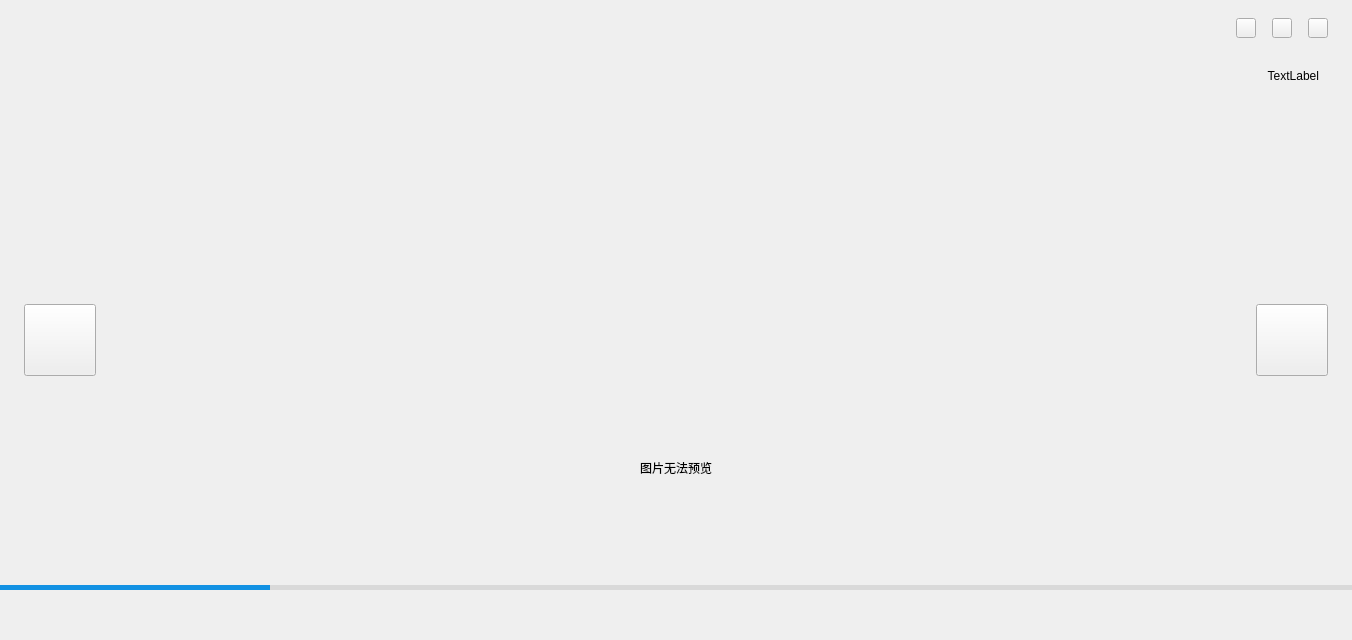
<?xml version="1.0" encoding="UTF-8"?>
<ui version="4.0">
 <class>Preview</class>
 <widget class="QWidget" name="Preview">
  <property name="geometry">
   <rect>
    <x>0</x>
    <y>0</y>
    <width>1352</width>
    <height>640</height>
   </rect>
  </property>
  <property name="windowTitle">
   <string>Form</string>
  </property>
  <property name="styleSheet">
   <string notr="true"/>
  </property>
  <layout class="QGridLayout" name="gridLayout_2">
   <property name="leftMargin">
    <number>0</number>
   </property>
   <property name="topMargin">
    <number>0</number>
   </property>
   <property name="rightMargin">
    <number>0</number>
   </property>
   <property name="bottomMargin">
    <number>0</number>
   </property>
   <property name="spacing">
    <number>0</number>
   </property>
   <item row="0" column="0">
    <widget class="QWidget" name="bgWid" native="true">
     <layout class="QGridLayout" name="gridLayout">
      <property name="leftMargin">
       <number>0</number>
      </property>
      <property name="topMargin">
       <number>0</number>
      </property>
      <property name="rightMargin">
       <number>0</number>
      </property>
      <property name="bottomMargin">
       <number>50</number>
      </property>
      <property name="spacing">
       <number>0</number>
      </property>
      <item row="2" column="0">
       <widget class="QWidget" name="widget" native="true">
        <property name="styleSheet">
         <string notr="true"/>
        </property>
        <layout class="QGridLayout" name="gridLayout_4">
         <property name="leftMargin">
          <number>24</number>
         </property>
         <property name="topMargin">
          <number>0</number>
         </property>
         <property name="rightMargin">
          <number>24</number>
         </property>
         <property name="bottomMargin">
          <number>0</number>
         </property>
         <property name="horizontalSpacing">
          <number>26</number>
         </property>
         <property name="verticalSpacing">
          <number>0</number>
         </property>
         <item row="0" column="0" colspan="3">
          <widget class="QWidget" name="ding" native="true">
           <property name="minimumSize">
            <size>
             <width>0</width>
             <height>40</height>
            </size>
           </property>
           <property name="maximumSize">
            <size>
             <width>16777215</width>
             <height>40</height>
            </size>
           </property>
           <property name="styleSheet">
            <string notr="true"/>
           </property>
           <layout class="QHBoxLayout" name="horizontalLayout_3">
            <item>
             <widget class="QLabel" name="xstate">
              <property name="text">
               <string/>
              </property>
             </widget>
            </item>
            <item>
             <widget class="QPushButton" name="dingBtn">
              <property name="minimumSize">
               <size>
                <width>18</width>
                <height>18</height>
               </size>
              </property>
              <property name="maximumSize">
               <size>
                <width>18</width>
                <height>18</height>
               </size>
              </property>
              <property name="cursor">
               <cursorShape>PointingHandCursor</cursorShape>
              </property>
              <property name="styleSheet">
               <string notr="true">QPushButton{
	border:0px;
	background-repeat:notrepeat;
	background-position:center;
	background-image:url(:/dingNormal.png);
	background-color:transparent;
}</string>
              </property>
              <property name="text">
               <string/>
              </property>
             </widget>
            </item>
            <item>
             <widget class="QLabel" name="xtime">
              <property name="text">
               <string>TextLabel</string>
              </property>
              <property name="alignment">
               <set>Qt::AlignRight|Qt::AlignTrailing|Qt::AlignVCenter</set>
              </property>
             </widget>
            </item>
           </layout>
          </widget>
         </item>
         <item row="1" column="0">
          <widget class="QPushButton" name="left">
           <property name="minimumSize">
            <size>
             <width>72</width>
             <height>72</height>
            </size>
           </property>
           <property name="maximumSize">
            <size>
             <width>72</width>
             <height>72</height>
            </size>
           </property>
           <property name="cursor">
            <cursorShape>PointingHandCursor</cursorShape>
           </property>
           <property name="styleSheet">
            <string notr="true"/>
           </property>
           <property name="text">
            <string/>
           </property>
          </widget>
         </item>
         <item row="1" column="1">
          <widget class="QStackedWidget" name="viewStack">
           <property name="styleSheet">
            <string notr="true"/>
           </property>
           <property name="currentIndex">
            <number>1</number>
           </property>
           <widget class="QWidget" name="page">
            <property name="styleSheet">
             <string notr="true"/>
            </property>
            <layout class="QGridLayout" name="gridLayout_3">
             <property name="leftMargin">
              <number>0</number>
             </property>
             <property name="topMargin">
              <number>0</number>
             </property>
             <property name="rightMargin">
              <number>0</number>
             </property>
             <property name="bottomMargin">
              <number>24</number>
             </property>
             <property name="spacing">
              <number>0</number>
             </property>
             <item row="0" column="0">
              <widget class="QLabel" name="image">
               <property name="styleSheet">
                <string notr="true"/>
               </property>
               <property name="text">
                <string/>
               </property>
               <property name="alignment">
                <set>Qt::AlignCenter</set>
               </property>
              </widget>
             </item>
            </layout>
           </widget>
           <widget class="QWidget" name="page_2">
            <property name="styleSheet">
             <string notr="true"/>
            </property>
            <layout class="QHBoxLayout" name="horizontalLayout_2">
             <item>
              <spacer name="horizontalSpacer_2">
               <property name="orientation">
                <enum>Qt::Horizontal</enum>
               </property>
               <property name="sizeHint" stdset="0">
                <size>
                 <width>162</width>
                 <height>20</height>
                </size>
               </property>
              </spacer>
             </item>
             <item>
              <widget class="QWidget" name="table" native="true">
               <layout class="QVBoxLayout" name="verticalLayout">
                <property name="spacing">
                 <number>40</number>
                </property>
                <property name="leftMargin">
                 <number>0</number>
                </property>
                <property name="topMargin">
                 <number>0</number>
                </property>
                <property name="rightMargin">
                 <number>0</number>
                </property>
                <property name="bottomMargin">
                 <number>0</number>
                </property>
                <item>
                 <spacer name="verticalSpacer">
                  <property name="orientation">
                   <enum>Qt::Vertical</enum>
                  </property>
                  <property name="sizeHint" stdset="0">
                   <size>
                    <width>20</width>
                    <height>40</height>
                   </size>
                  </property>
                 </spacer>
                </item>
                <item alignment="Qt::AlignHCenter">
                 <widget class="QLabel" name="Pic">
                  <property name="minimumSize">
                   <size>
                    <width>200</width>
                    <height>214</height>
                   </size>
                  </property>
                  <property name="maximumSize">
                   <size>
                    <width>200</width>
                    <height>214</height>
                   </size>
                  </property>
                  <property name="text">
                   <string/>
                  </property>
                 </widget>
                </item>
                <item alignment="Qt::AlignHCenter">
                 <widget class="QLabel" name="noView">
                  <property name="text">
                   <string>图片无法预览</string>
                  </property>
                  <property name="alignment">
                   <set>Qt::AlignLeading|Qt::AlignLeft|Qt::AlignVCenter</set>
                  </property>
                  <property name="wordWrap">
                   <bool>false</bool>
                  </property>
                 </widget>
                </item>
                <item>
                 <spacer name="verticalSpacer_2">
                  <property name="orientation">
                   <enum>Qt::Vertical</enum>
                  </property>
                  <property name="sizeHint" stdset="0">
                   <size>
                    <width>20</width>
                    <height>40</height>
                   </size>
                  </property>
                 </spacer>
                </item>
               </layout>
              </widget>
             </item>
             <item>
              <spacer name="horizontalSpacer_3">
               <property name="orientation">
                <enum>Qt::Horizontal</enum>
               </property>
               <property name="sizeHint" stdset="0">
                <size>
                 <width>162</width>
                 <height>20</height>
                </size>
               </property>
              </spacer>
             </item>
            </layout>
           </widget>
          </widget>
         </item>
         <item row="1" column="2">
          <widget class="QPushButton" name="right">
           <property name="minimumSize">
            <size>
             <width>72</width>
             <height>72</height>
            </size>
           </property>
           <property name="maximumSize">
            <size>
             <width>72</width>
             <height>72</height>
            </size>
           </property>
           <property name="cursor">
            <cursorShape>PointingHandCursor</cursorShape>
           </property>
           <property name="styleSheet">
            <string notr="true"/>
           </property>
           <property name="text">
            <string/>
           </property>
          </widget>
         </item>
        </layout>
        <zorder>viewStack</zorder>
        <zorder>ding</zorder>
        <zorder>right</zorder>
        <zorder>left</zorder>
       </widget>
      </item>
      <item row="3" column="0">
       <widget class="QProgressBar" name="loadPro">
        <property name="minimumSize">
         <size>
          <width>0</width>
          <height>5</height>
         </size>
        </property>
        <property name="maximumSize">
         <size>
          <width>16777215</width>
          <height>5</height>
         </size>
        </property>
        <property name="styleSheet">
         <string notr="true">QProgressBar{
	border: none;
	background-color:#d9d9d9;
}
QProgressBar::chunk {
	border: none;
	background-color: #1291e3;
}</string>
        </property>
        <property name="value">
         <number>20</number>
        </property>
        <property name="textVisible">
         <bool>false</bool>
        </property>
       </widget>
      </item>
      <item row="0" column="0">
       <widget class="QWidget" name="headWidget" native="true">
        <property name="minimumSize">
         <size>
          <width>0</width>
          <height>56</height>
         </size>
        </property>
        <property name="maximumSize">
         <size>
          <width>16777215</width>
          <height>56</height>
         </size>
        </property>
        <property name="styleSheet">
         <string notr="true"/>
        </property>
        <layout class="QHBoxLayout" name="horizontalLayout">
         <property name="spacing">
          <number>16</number>
         </property>
         <property name="leftMargin">
          <number>44</number>
         </property>
         <property name="topMargin">
          <number>0</number>
         </property>
         <property name="rightMargin">
          <number>24</number>
         </property>
         <property name="bottomMargin">
          <number>0</number>
         </property>
         <item>
          <spacer name="horizontalSpacer_4">
           <property name="orientation">
            <enum>Qt::Horizontal</enum>
           </property>
           <property name="sizeHint" stdset="0">
            <size>
             <width>40</width>
             <height>20</height>
            </size>
           </property>
          </spacer>
         </item>
         <item>
          <widget class="QLabel" name="title">
           <property name="styleSheet">
            <string notr="true">font:14px;</string>
           </property>
           <property name="text">
            <string/>
           </property>
          </widget>
         </item>
         <item>
          <spacer name="horizontalSpacer">
           <property name="orientation">
            <enum>Qt::Horizontal</enum>
           </property>
           <property name="sizeHint" stdset="0">
            <size>
             <width>353</width>
             <height>20</height>
            </size>
           </property>
          </spacer>
         </item>
         <item>
          <widget class="QPushButton" name="pushButton">
           <property name="minimumSize">
            <size>
             <width>20</width>
             <height>20</height>
            </size>
           </property>
           <property name="maximumSize">
            <size>
             <width>20</width>
             <height>20</height>
            </size>
           </property>
           <property name="text">
            <string/>
           </property>
          </widget>
         </item>
         <item>
          <widget class="QPushButton" name="headMax">
           <property name="minimumSize">
            <size>
             <width>20</width>
             <height>20</height>
            </size>
           </property>
           <property name="maximumSize">
            <size>
             <width>20</width>
             <height>20</height>
            </size>
           </property>
           <property name="text">
            <string/>
           </property>
          </widget>
         </item>
         <item>
          <widget class="QPushButton" name="headClose">
           <property name="minimumSize">
            <size>
             <width>20</width>
             <height>20</height>
            </size>
           </property>
           <property name="maximumSize">
            <size>
             <width>20</width>
             <height>20</height>
            </size>
           </property>
           <property name="styleSheet">
            <string notr="true"/>
           </property>
           <property name="text">
            <string/>
           </property>
          </widget>
         </item>
        </layout>
       </widget>
      </item>
     </layout>
    </widget>
   </item>
  </layout>
 </widget>
 <resources/>
 <connections>
  <connection>
   <sender>headClose</sender>
   <signal>clicked()</signal>
   <receiver>Preview</receiver>
   <slot>close()</slot>
   <hints>
    <hint type="sourcelabel">
     <x>1262</x>
     <y>22</y>
    </hint>
    <hint type="destinationlabel">
     <x>639</x>
     <y>359</y>
    </hint>
   </hints>
  </connection>
 </connections>
</ui>
